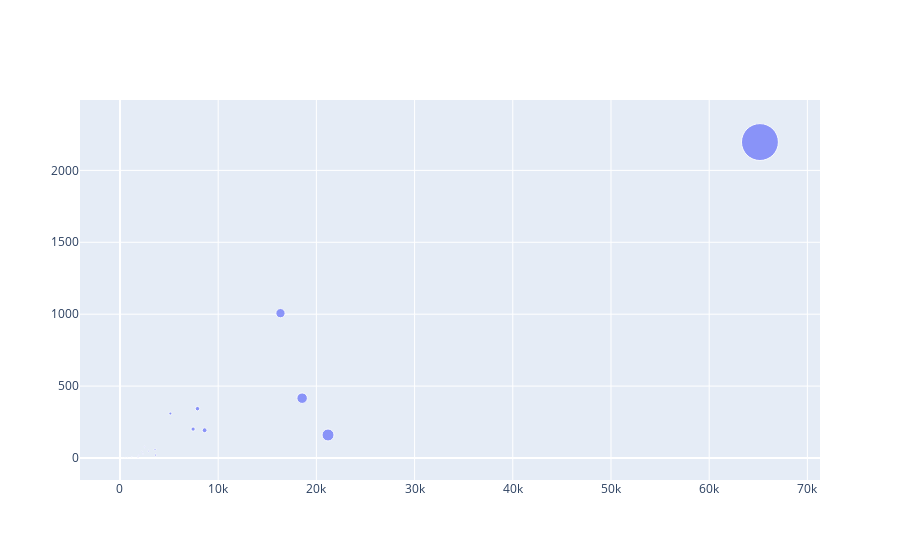

The notebook cell saved with this chart:
### Markdown cell above
# Pyplot

### Code cell
fig = go.Figure(data=[go.Scatter(
    x=df['Confirmed'], y=df['Deceased'],
    mode='markers',
    marker_size=df['Recovery_Rate']*100)
])
fig.show()

### Figure 1 — Plotly figure (JSON) as saved in the notebook; plotly's stock layout.template omitted (floating-point values rounded to 4 significant figures)
{"data": [{"marker": {"size": [0.01868, 2.02, 0.002264, 0.6708, 2.058, 0.1636, 0.253, 0.001132, 10.5, 0.03963, 9.252, 1.089, 0.1772, 1.325, 0.3187, 1.654, 0.6838, 0.04189, 4.467, 36.89, 0.0351, 0.01528, 0.0005661, 0.02038, 1.03, 0.02887, 1.264, 4.878, 0.0005661, 11.99, 1.415, 0.1517, 0.424, 4.215, 2.904]}, "mode": "markers", "type": "scatter", "x": [33, 3569, 4, 1185, 3636, 289, 447, 2, 18549, 70, 16343, 1923, 313, 2341, 563, 2922, 1208, 74, 7891, 65168, 62, 27, 1, 36, 1819, 51, 2233, 8617, 1, 21184, 2499, 268, 749, 7445, 5130], "y": [0, 60, 0, 4, 20, 4, 1, 0, 416, 0, 1007, 20, 5, 28, 5, 48, 9, 0, 343, 2197, 0, 1, 0, 0, 7, 0, 44, 193, 0, 160, 77, 0, 5, 201, 309]}], "layout": {}}
